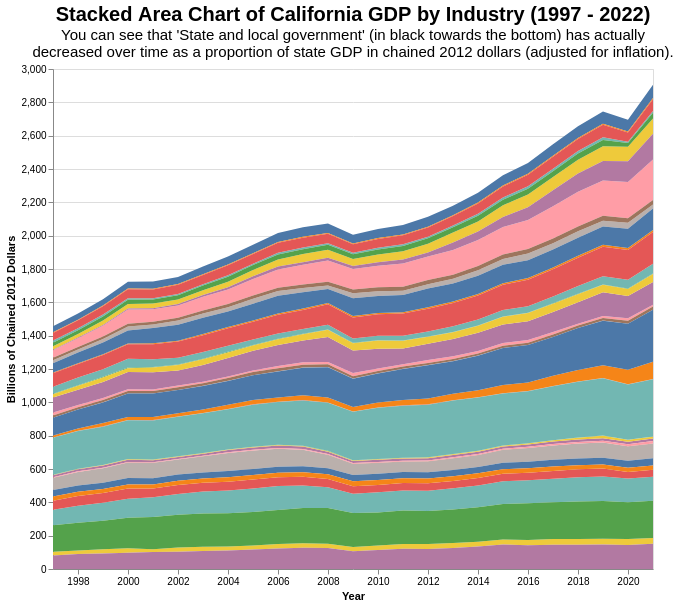

Express this chart as Vega-Lite.
### Vega-Lite specification from a JSON file in a GitHub repository (floating-point values rounded to 4 significant figures; data arrays with more than 128 entries replaced by an {"elided": "..."} marker saying what was removed)
{"usermeta": {"embedOptions": {"theme": "fivethirtyeight"}}, "config": {"view": {"continuousWidth": 300, "continuousHeight": 300}}, "data": {"name": "data-94104e001a668fccf5d206da23eed756"}, "mark": {"type": "area"}, "encoding": {"color": {"field": "Industry", "legend": null, "title": "Industry", "type": "nominal"}, "tooltip": [{"field": "Industry", "title": "Industry", "type": "nominal"}, {"field": "Year2", "title": "Year", "type": "ordinal"}, {"field": "GDP", "format": "$,.2f", "title": "GDP", "type": "quantitative"}], "x": {"axis": {"grid": false}, "field": "Year", "title": "Year", "type": "temporal"}, "y": {"axis": {"grid": true}, "field": "yaxis", "stack": "zero", "title": "Billions of Chained 2012 Dollars", "type": "quantitative"}}, "height": 500, "title": {"text": "Stacked Area Chart of California GDP by Industry (1997 - 2022)", "fontSize": 20, "subtitle": ["You can see that 'State and local government' (in black towards the bottom) has actually", "decreased over time as a proportion of state GDP in chained 2012 dollars (adjusted for inflation)."], "subtitleFontSize": 15}, "width": 600, "$schema": "https://vega.github.io/schema/vega-lite/v5.8.0.json", "datasets": {"data-94104e001a668fccf5d206da23eed756": {"elided": "925 records"}}}
